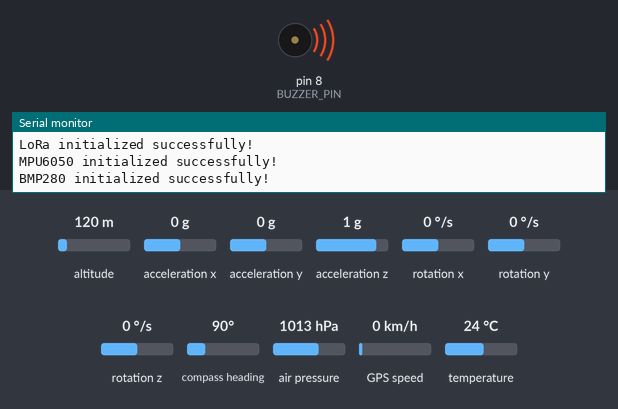
Simulated run of this sketch. Board: Arduino Uno, built with avr-gcc and run on an emulated ATmega328P. On the bench: buzzer (waves = sounding), the last lines printed to the serial monitor. Inputs (shaded band) come from the test bench; at power-on: acceleration x 0 g, altitude 120 m, acceleration y 0 g, acceleration z 1 g, rotation x 0 °/s, rotation y 0 °/s, rotation z 0 °/s, compass heading 90°, air pressure 1013 hPa, GPS speed 0 km/h, temperature 24 °C. The GPS gets a fix after 3 s at 37.7749, -122.4194 with 8 satellites; no radio packets arrive unless stated.

Above: at 0.9 s.
At 2.4 s:
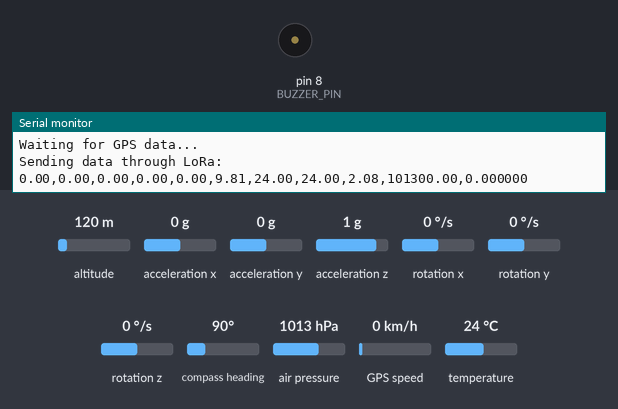
2.5 s: acceleration x set to -0.2 g
4.8 s: altitude set to 20 m
8.9 s: acceleration y set to -0.2 g
10.4 s: acceleration z set to 0.1 g
11.9 s: acceleration z set to -0.2 g
Timing chart, 0 to 14.9 s (numbered marks = the images above; inputs shaded):
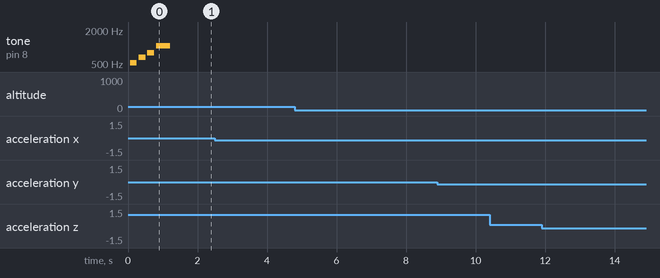

The sketch:

new_cubesat_code.ino
```cpp
#include <SPI.h>
#include <LoRa.h>
#include <Adafruit_MPU6050.h>
#include <Adafruit_Sensor.h>
#include <Adafruit_BMP280.h>
#include <Wire.h>
#include <TinyGPS++.h>
#include <SoftwareSerial.h>

#define BUZZER_PIN 8
#define BEEP_DURATION 100
#define BEEP_INTERVAL 100

// LoRa and Sensor initialization
Adafruit_MPU6050 mpu;
Adafruit_BMP280 bmp;
int counter = 0;
float alpha = 0.05;
#define SEALEVELPRESSURE_HPA 1013.25

// GPS initialization
static const int RXPin = 4, TXPin = 3;
static const uint32_t GPSBaud = 9600;
TinyGPSPlus gps;
SoftwareSerial gpsSerial(RXPin, TXPin);

// Buzzer variables
unsigned long lastBeepTime = 0;
int beepCount = 0;

// Define notes for the startup melody
#define NOTE_C5  523
#define NOTE_E5  659
#define NOTE_G5  784
#define NOTE_C6  1047

void setup() {
  // Start serial communication
  Serial.begin(9600);

  // LoRa initialization
  if (!LoRa.begin(433E6)) {
    Serial.println("LoRa initialization failed!");
    while (1);  // Stop execution if LoRa fails
  } else {
    Serial.println("LoRa initialized successfully!");
  }

  // Initialize MPU6050
  if (!mpu.begin()) {
    Serial.println("MPU6050 initialization failed!");
  } else {
    Serial.println("MPU6050 initialized successfully!");
  }

  // Initialize BMP280
  if (!bmp.begin(0X76)) {
    Serial.println("BMP280 initialization failed!");
  } else {
    Serial.println("BMP280 initialized successfully!");
  }

  // Start GPS serial communication
  gpsSerial.begin(GPSBaud);

  // Set up the buzzer
  pinMode(BUZZER_PIN, OUTPUT);

  // Play the startup melody
  playStartupMelody();
  lastBeepTime = millis();
}

void loop() {
  Serial.println("Loop is running..."); // Debugging loop check

  // Read GPS data
  while (gpsSerial.available() > 0) {
    gps.encode(gpsSerial.read());
  }

  // Initialize default GPS data
  float latitude = 0;
  float longitude = 0;

  // If GPS data has been updated, fetch the new values
  if (gps.location.isUpdated()) {
    latitude = float(gps.location.lat(), 6);
    longitude = float(gps.location.lng(), 6);

    // Print GPS Data
    Serial.print("Latitude: ");
    Serial.println(latitude, 6);
    Serial.print("Longitude: ");
    Serial.println(longitude, 6);
  } else {
    Serial.println("Waiting for GPS data...");
  }

  // Process MPU6050 and BMP280 sensor data
  sensors_event_t a, g, temp_mpu;
  mpu.getEvent(&a, &g, &temp_mpu);

  float btem = bmp.readTemperature();
  float pres = bmp.readPressure();
  float alt = bmp.readAltitude(SEALEVELPRESSURE_HPA);
  float tem = temp_mpu.temperature;

  float ax = a.acceleration.x;
  float ay = a.acceleration.y;
  float az = a.acceleration.z;

  float gx = g.gyro.x;
  float gy = g.gyro.y;
  float gz = g.gyro.z;

  // Apply simple low-pass filtering to gyro data
  float gx_filtered = alpha * gx + (1 - alpha) * gx;
  float gy_filtered = alpha * gy + (1 - alpha) * gy;
  float gz_filtered = alpha * gz + (1 - alpha) * gz;

  // Create the data string for LoRa transmission
  String word = String(gx_filtered) + "," + String(gy_filtered) + "," + String(gz_filtered) + "," + String(ax) + "," +
                String(ay) + "," + String(az) + "," + String(tem) + "," + String(btem) + "," +
                String(alt) + "," + String(pres) + "," + String(latitude, 6); //+ "," + String(longitude, 6);

  // Send the data through LoRa
  Serial.println("Sending data through LoRa:");
  Serial.println(word);
  LoRa.beginPacket();
  LoRa.print(word);
  LoRa.endPacket();

  // Buzzer control: beep every 20 seconds
  if (millis() - lastBeepTime >= 20000) {
    beep(3);
    lastBeepTime = millis();
  }

  counter++;
}

// Function to play the startup melody
void playStartupMelody() {
  int melody[] = {NOTE_C5, NOTE_E5, NOTE_G5, NOTE_C6};
  int durations[] = {200, 200, 200, 400};

  for (int i = 0; i < 4; i++) {
    tone(BUZZER_PIN, melody[i], durations[i]);
    delay(durations[i] + 50);  // Add a short pause between notes
    noTone(BUZZER_PIN);
  }
}

// Function to beep a specified number of times
void beep(int times) {
  for (int i = 0; i < times; i++) {
    tone(BUZZER_PIN, NOTE_C5, BEEP_DURATION);
    delay(BEEP_DURATION);
    noTone(BUZZER_PIN);
    if (i < times - 1) {
      delay(BEEP_INTERVAL);
    }
  }
}
```
